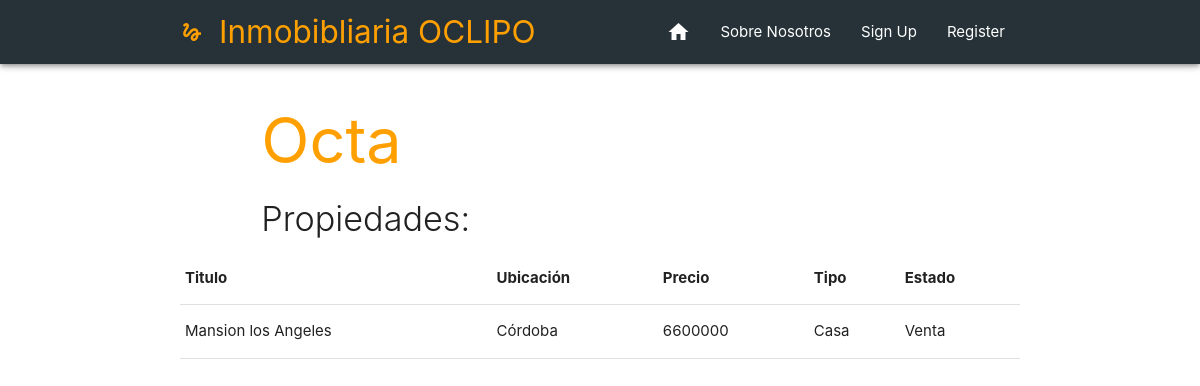
The page /perfil/Octa on the database its author committed.
### Inmobibliaria/models.py (models this page shows, shortened)
class Propiedad(models.Model):
    usuario = models.ForeignKey(User, on_delete=models.CASCADE, null=False)
    titulo = models.CharField(max_length=20)
    precio = models.IntegerField()
    ubicacion = models.ForeignKey('Ubicacion', on_delete=models.CASCADE, null=False)
    barrio = models.CharField(max_length=30)
    calle = models.CharField(max_length=30)
    numero = models.IntegerField()
    tipo = models.CharField(max_length=12,choices=TIPO_CHOICES)
    estado = models.CharField(max_length=8,choices=STATUS_CHOICES)
    habitaciones = models.IntegerField()
    baños = models.IntegerField()
    tamaño = models.IntegerField()
    descripcion = models.TextField(max_length=2000)
    fecha = models.DateTimeField(auto_now_add=True)

class Ubicacion(models.Model):
    provincia = models.CharField(max_length=30)
    def __str__(self):
        return "{}".format(self.provincia)

### Inmobibliaria/views.py (the view)
# urls.py: path("perfil/<str:usuario>",views.perfil, name = "perfil"),
def perfil(request, usuario):
    user = User.objects.get(username=usuario)
    propiedades=Propiedad.objects.filter(usuario=user)
    data = {
        'propiedades':propiedades,
        'usuario':user
    }
    return render(request,'Inmobibliaria/perfil.html',data)

### Inmobibliaria/templates/Inmobibliaria/perfil.html (shortened to what this page needs)
{% extends 'Inmobibliaria/base.html' %}
{% block content %}
<div class="container">
          <div class="row" style="margin-bottom: 0;">
            <div class="col s12 m8 offset-m1 xl7 offset-xl1 center-on-small-only">
              <h1 class="header amber-text text-darken-2">{{usuario.username}}</h1>
              <h4 class="light">Propiedades:</h4>
            </div>
          </div>
<table>
    <th>Titulo</th>
    <th>Ubicación</th>
    <th>Precio</th>
    <th>Tipo</th>
    <th>Estado</th>
{% for pro in propiedades %}
    <tr>
        <td>{{pro.titulo}}</td>
        <td>{{pro.ubicacion}}</td>
        <td>{{pro.precio}}</td>
        <td>{{pro.tipo}}</td>
        <td>{{pro.estado}}</td>
    </tr>
{% endfor %}
</table>
</div>
{% endblock %}

### rows shown on the page
Propiedad: titulo "Mansion los Angeles", ubicacion "Córdoba", precio "6600000", tipo "Casa", estado "Venta"

### other values the page prints
{{ usuario.username }} "Octa"
